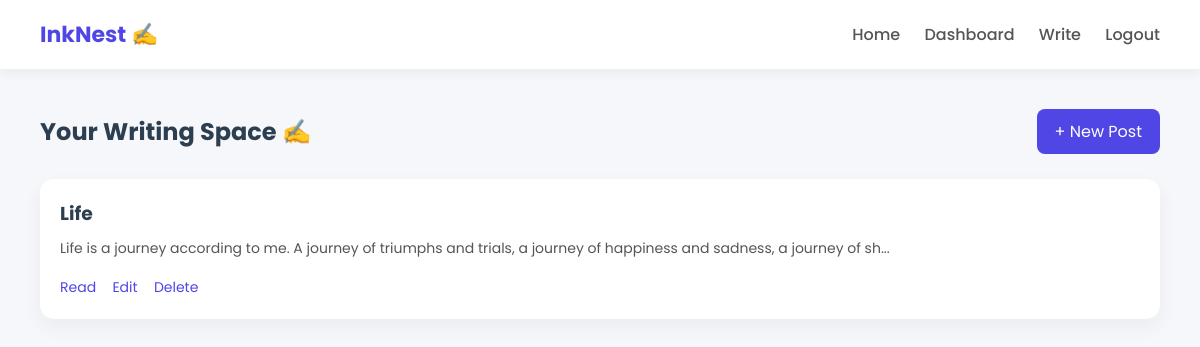
The app's page /dashboard (signed in) with its own data.
### app.py (models this page shows)
class Post(db.Model):
    id = db.Column(db.Integer, primary_key=True)
    title = db.Column(db.String(200))
    content = db.Column(db.Text)
    summary = db.Column(db.Text)
    user_id = db.Column(db.Integer, db.ForeignKey('user.id'))

### app.py (the view)
@app.route('/dashboard')
@login_required
def dashboard():
    posts = Post.query.filter_by(user_id=current_user.id).all()
    return render_template("dashboard.html", posts=posts)

### app.py (called while the page is built)
@login_manager.user_loader
def load_user(user_id):
    return User.query.get(int(user_id))

### templates/dashboard.html
{% extends 'base.html' %}
{% block content %}
<div class="dashboard">
    <div class="dashboard-header">
        <h2>Your Writing Space ✍️</h2>
        <a href="/create" class="btn">+ New Post</a>
    </div>
    {% if posts %}
        <div class="posts">
            {% for post in posts %}
                <div class="card">
                    <h3>{{ post.title }}</h3>
                    <p>{{ post.content[:120] }}...</p>
                    <div class="actions">
                        <a href="/post/{{ post.id }}">Read</a>
                        <a href="/edit/{{ post.id }}">Edit</a>
                        <a href="/delete/{{ post.id }}">Delete</a>
                    </div>
                </div>
            {% endfor %}
        </div>
    {% else %}
        <p class="empty">You haven’t written anything yet. Start your first story 🚀</p>
    {% endif %}
</div>
{% endblock %}

### static/css/style.css (style rules this page uses)
* { margin: 0; padding: 0; box-sizing: border-box; }
body { font-family: 'Poppins', sans-serif; background: #f5f7fb; color: #2c3e50; }
.btn { display: inline-block; padding: 10px 18px; background: #4f46e5; color: white; border-radius: 8px; text-decoration: none; transition: 0.3s; }
.posts { display: grid; grid-template-columns: repeat(auto-fit, minmax(280px, 1fr)); gap: 20px; }
.card { background: white; padding: 20px; border-radius: 14px; box-shadow: 0 8px 20px rgba(0,0,0,0.05); transition: 0.3s; }
.card h3 { margin-bottom: 10px; }
.card p { font-size: 14px; color: #555; }
.actions { margin-top: 15px; }
.actions a { margin-right: 12px; font-size: 14px; color: #4f46e5; text-decoration: none; }
.dashboard-header { display: flex; justify-content: space-between; align-items: center; margin-bottom: 25px; }

### records on screen
Post: title "Life", content "Life is a journey according to me. A journey of triumphs and trials, a journey of happiness and sadness, a journey of sh"
